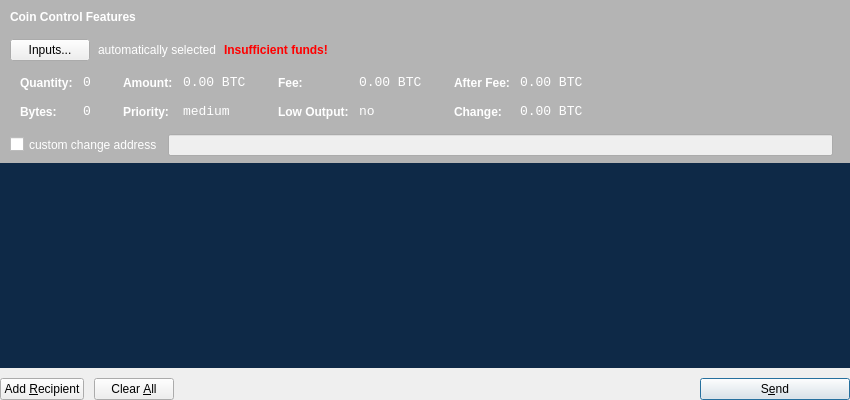
<?xml version="1.0" encoding="UTF-8"?>
<ui version="4.0">
 <class>SendCoinsDialog</class>
 <widget class="QDialog" name="SendCoinsDialog">
  <property name="geometry">
   <rect>
    <x>0</x>
    <y>0</y>
    <width>850</width>
    <height>400</height>
   </rect>
  </property>
  <property name="windowTitle">
   <string>Send Coins</string>
  </property>
  <layout class="QVBoxLayout" name="verticalLayout" stretch="0,1,0,0">
   <property name="spacing">
    <number>0</number>
   </property>
   <property name="leftMargin">
    <number>0</number>
   </property>
   <property name="topMargin">
    <number>0</number>
   </property>
   <property name="rightMargin">
    <number>0</number>
   </property>
   <property name="bottomMargin">
    <number>0</number>
   </property>
   <item>
    <widget class="QFrame" name="frameCoinControl">
     <property name="sizePolicy">
      <sizepolicy hsizetype="Expanding" vsizetype="Expanding">
       <horstretch>0</horstretch>
       <verstretch>0</verstretch>
      </sizepolicy>
     </property>
     <property name="maximumSize">
      <size>
       <width>16777215</width>
       <height>16777215</height>
      </size>
     </property>
     <property name="styleSheet">
      <string notr="true">QFrame#frameCoinControl{background-color:#3F000000;}</string>
     </property>
     <property name="frameShape">
      <enum>QFrame::NoFrame</enum>
     </property>
     <property name="frameShadow">
      <enum>QFrame::Plain</enum>
     </property>
     <layout class="QVBoxLayout" name="verticalLayoutCoinControl2">
      <property name="spacing">
       <number>6</number>
      </property>
      <property name="leftMargin">
       <number>0</number>
      </property>
      <property name="topMargin">
       <number>0</number>
      </property>
      <property name="rightMargin">
       <number>0</number>
      </property>
      <property name="bottomMargin">
       <number>6</number>
      </property>
      <item>
       <layout class="QVBoxLayout" name="verticalLayoutCoinControl" stretch="0,0,0,0,1">
        <property name="spacing">
         <number>0</number>
        </property>
        <property name="leftMargin">
         <number>10</number>
        </property>
        <property name="topMargin">
         <number>10</number>
        </property>
        <item>
         <layout class="QHBoxLayout" name="horizontalLayoutCoinControl1">
          <property name="bottomMargin">
           <number>15</number>
          </property>
          <item>
           <widget class="QLabel" name="labelCoinControlFeatures">
            <property name="sizePolicy">
             <sizepolicy hsizetype="Preferred" vsizetype="Maximum">
              <horstretch>0</horstretch>
              <verstretch>0</verstretch>
             </sizepolicy>
            </property>
            <property name="font">
             <font>
              <weight>75</weight>
              <bold>true</bold>
             </font>
            </property>
            <property name="styleSheet">
             <string notr="true">font-weight:bold; color:white;</string>
            </property>
            <property name="text">
             <string>Coin Control Features</string>
            </property>
           </widget>
          </item>
         </layout>
        </item>
        <item>
         <layout class="QHBoxLayout" name="horizontalLayoutCoinControl2" stretch="0,0,0,0">
          <property name="spacing">
           <number>8</number>
          </property>
          <property name="bottomMargin">
           <number>10</number>
          </property>
          <item>
           <widget class="QPushButton" name="pushButtonCoinControl">
            <property name="styleSheet">
             <string notr="true"/>
            </property>
            <property name="text">
             <string>Inputs...</string>
            </property>
           </widget>
          </item>
          <item>
           <widget class="QLabel" name="labelCoinControlAutomaticallySelected">
            <property name="styleSheet">
             <string notr="true">color:white;</string>
            </property>
            <property name="text">
             <string>automatically selected</string>
            </property>
            <property name="margin">
             <number>5</number>
            </property>
           </widget>
          </item>
          <item>
           <widget class="QLabel" name="labelCoinControlInsuffFunds">
            <property name="font">
             <font>
              <weight>75</weight>
              <bold>true</bold>
             </font>
            </property>
            <property name="styleSheet">
             <string notr="true">color:red;font-weight:bold;</string>
            </property>
            <property name="text">
             <string>Insufficient funds!</string>
            </property>
            <property name="margin">
             <number>5</number>
            </property>
           </widget>
          </item>
          <item>
           <spacer name="horizontalSpacerCoinControl">
            <property name="orientation">
             <enum>Qt::Horizontal</enum>
            </property>
            <property name="sizeHint" stdset="0">
             <size>
              <width>40</width>
              <height>1</height>
             </size>
            </property>
           </spacer>
          </item>
         </layout>
        </item>
        <item>
         <widget class="QWidget" name="widgetCoinControl" native="true">
          <property name="sizePolicy">
           <sizepolicy hsizetype="Preferred" vsizetype="Preferred">
            <horstretch>0</horstretch>
            <verstretch>0</verstretch>
           </sizepolicy>
          </property>
          <property name="minimumSize">
           <size>
            <width>0</width>
            <height>0</height>
           </size>
          </property>
          <property name="styleSheet">
           <string notr="true"/>
          </property>
          <layout class="QHBoxLayout" name="horizontalLayoutCoinControl5">
           <property name="leftMargin">
            <number>0</number>
           </property>
           <property name="topMargin">
            <number>0</number>
           </property>
           <property name="rightMargin">
            <number>0</number>
           </property>
           <property name="bottomMargin">
            <number>0</number>
           </property>
           <item>
            <layout class="QHBoxLayout" name="horizontalLayoutCoinControl3" stretch="0,0,0,1">
             <property name="spacing">
              <number>20</number>
             </property>
             <property name="topMargin">
              <number>0</number>
             </property>
             <property name="bottomMargin">
              <number>10</number>
             </property>
             <item>
              <layout class="QFormLayout" name="formLayoutCoinControl1">
               <property name="horizontalSpacing">
                <number>10</number>
               </property>
               <property name="verticalSpacing">
                <number>14</number>
               </property>
               <property name="leftMargin">
                <number>10</number>
               </property>
               <property name="topMargin">
                <number>4</number>
               </property>
               <property name="rightMargin">
                <number>6</number>
               </property>
               <item row="0" column="0">
                <widget class="QLabel" name="labelCoinControlQuantityText">
                 <property name="styleSheet">
                  <string notr="true">font-weight:bold;color:white;</string>
                 </property>
                 <property name="text">
                  <string>Quantity:</string>
                 </property>
                 <property name="margin">
                  <number>0</number>
                 </property>
                </widget>
               </item>
               <item row="0" column="1">
                <widget class="QLabel" name="labelCoinControlQuantity">
                 <property name="font">
                  <font>
                   <family>Monospace</family>
                   <pointsize>10</pointsize>
                  </font>
                 </property>
                 <property name="cursor">
                  <cursorShape>IBeamCursor</cursorShape>
                 </property>
                 <property name="contextMenuPolicy">
                  <enum>Qt::ActionsContextMenu</enum>
                 </property>
                 <property name="styleSheet">
                  <string notr="true">color:white;</string>
                 </property>
                 <property name="text">
                  <string notr="true">0</string>
                 </property>
                 <property name="margin">
                  <number>0</number>
                 </property>
                 <property name="textInteractionFlags">
                  <set>Qt::LinksAccessibleByMouse|Qt::TextSelectableByKeyboard|Qt::TextSelectableByMouse</set>
                 </property>
                </widget>
               </item>
               <item row="1" column="0">
                <widget class="QLabel" name="labelCoinControlBytesText">
                 <property name="styleSheet">
                  <string notr="true">font-weight:bold;color:white;</string>
                 </property>
                 <property name="text">
                  <string>Bytes:</string>
                 </property>
                </widget>
               </item>
               <item row="1" column="1">
                <widget class="QLabel" name="labelCoinControlBytes">
                 <property name="font">
                  <font>
                   <family>Monospace</family>
                   <pointsize>10</pointsize>
                  </font>
                 </property>
                 <property name="cursor">
                  <cursorShape>IBeamCursor</cursorShape>
                 </property>
                 <property name="contextMenuPolicy">
                  <enum>Qt::ActionsContextMenu</enum>
                 </property>
                 <property name="styleSheet">
                  <string notr="true">color:white;</string>
                 </property>
                 <property name="text">
                  <string notr="true">0</string>
                 </property>
                 <property name="textInteractionFlags">
                  <set>Qt::LinksAccessibleByMouse|Qt::TextSelectableByKeyboard|Qt::TextSelectableByMouse</set>
                 </property>
                </widget>
               </item>
              </layout>
             </item>
             <item>
              <layout class="QFormLayout" name="formLayoutCoinControl2">
               <property name="horizontalSpacing">
                <number>10</number>
               </property>
               <property name="verticalSpacing">
                <number>14</number>
               </property>
               <property name="leftMargin">
                <number>6</number>
               </property>
               <property name="topMargin">
                <number>4</number>
               </property>
               <property name="rightMargin">
                <number>6</number>
               </property>
               <item row="0" column="0">
                <widget class="QLabel" name="labelCoinControlAmountText">
                 <property name="styleSheet">
                  <string notr="true">font-weight:bold;color:white;</string>
                 </property>
                 <property name="text">
                  <string>Amount:</string>
                 </property>
                 <property name="margin">
                  <number>0</number>
                 </property>
                </widget>
               </item>
               <item row="0" column="1">
                <widget class="QLabel" name="labelCoinControlAmount">
                 <property name="font">
                  <font>
                   <family>Monospace</family>
                   <pointsize>10</pointsize>
                  </font>
                 </property>
                 <property name="cursor">
                  <cursorShape>IBeamCursor</cursorShape>
                 </property>
                 <property name="contextMenuPolicy">
                  <enum>Qt::ActionsContextMenu</enum>
                 </property>
                 <property name="styleSheet">
                  <string notr="true">color:white;</string>
                 </property>
                 <property name="text">
                  <string notr="true">0.00 BTC</string>
                 </property>
                 <property name="textInteractionFlags">
                  <set>Qt::LinksAccessibleByMouse|Qt::TextSelectableByKeyboard|Qt::TextSelectableByMouse</set>
                 </property>
                </widget>
               </item>
               <item row="1" column="0">
                <widget class="QLabel" name="labelCoinControlPriorityText">
                 <property name="styleSheet">
                  <string notr="true">font-weight:bold;color:white;</string>
                 </property>
                 <property name="text">
                  <string>Priority:</string>
                 </property>
                </widget>
               </item>
               <item row="1" column="1">
                <widget class="QLabel" name="labelCoinControlPriority">
                 <property name="font">
                  <font>
                   <family>Monospace</family>
                   <pointsize>10</pointsize>
                  </font>
                 </property>
                 <property name="cursor">
                  <cursorShape>IBeamCursor</cursorShape>
                 </property>
                 <property name="contextMenuPolicy">
                  <enum>Qt::ActionsContextMenu</enum>
                 </property>
                 <property name="styleSheet">
                  <string notr="true">color:white;</string>
                 </property>
                 <property name="text">
                  <string>medium</string>
                 </property>
                 <property name="textInteractionFlags">
                  <set>Qt::LinksAccessibleByMouse|Qt::TextSelectableByKeyboard|Qt::TextSelectableByMouse</set>
                 </property>
                </widget>
               </item>
              </layout>
             </item>
             <item>
              <layout class="QFormLayout" name="formLayoutCoinControl3">
               <property name="horizontalSpacing">
                <number>10</number>
               </property>
               <property name="verticalSpacing">
                <number>14</number>
               </property>
               <property name="leftMargin">
                <number>6</number>
               </property>
               <property name="topMargin">
                <number>4</number>
               </property>
               <property name="rightMargin">
                <number>6</number>
               </property>
               <item row="0" column="0">
                <widget class="QLabel" name="labelCoinControlFeeText">
                 <property name="styleSheet">
                  <string notr="true">font-weight:bold;color:white;</string>
                 </property>
                 <property name="text">
                  <string>Fee:</string>
                 </property>
                 <property name="margin">
                  <number>0</number>
                 </property>
                </widget>
               </item>
               <item row="0" column="1">
                <widget class="QLabel" name="labelCoinControlFee">
                 <property name="font">
                  <font>
                   <family>Monospace</family>
                   <pointsize>10</pointsize>
                  </font>
                 </property>
                 <property name="cursor">
                  <cursorShape>IBeamCursor</cursorShape>
                 </property>
                 <property name="contextMenuPolicy">
                  <enum>Qt::ActionsContextMenu</enum>
                 </property>
                 <property name="styleSheet">
                  <string notr="true">color:white;</string>
                 </property>
                 <property name="text">
                  <string notr="true">0.00 BTC</string>
                 </property>
                 <property name="textInteractionFlags">
                  <set>Qt::LinksAccessibleByMouse|Qt::TextSelectableByKeyboard|Qt::TextSelectableByMouse</set>
                 </property>
                </widget>
               </item>
               <item row="1" column="0">
                <widget class="QLabel" name="labelCoinControlLowOutputText">
                 <property name="styleSheet">
                  <string notr="true">font-weight:bold;color:white;</string>
                 </property>
                 <property name="text">
                  <string>Low Output:</string>
                 </property>
                </widget>
               </item>
               <item row="1" column="1">
                <widget class="QLabel" name="labelCoinControlLowOutput">
                 <property name="font">
                  <font>
                   <family>Monospace</family>
                   <pointsize>10</pointsize>
                  </font>
                 </property>
                 <property name="cursor">
                  <cursorShape>IBeamCursor</cursorShape>
                 </property>
                 <property name="contextMenuPolicy">
                  <enum>Qt::ActionsContextMenu</enum>
                 </property>
                 <property name="styleSheet">
                  <string notr="true">color:white;</string>
                 </property>
                 <property name="text">
                  <string>no</string>
                 </property>
                 <property name="textInteractionFlags">
                  <set>Qt::LinksAccessibleByMouse|Qt::TextSelectableByKeyboard|Qt::TextSelectableByMouse</set>
                 </property>
                </widget>
               </item>
              </layout>
             </item>
             <item>
              <layout class="QFormLayout" name="formLayoutCoinControl4">
               <property name="horizontalSpacing">
                <number>10</number>
               </property>
               <property name="verticalSpacing">
                <number>14</number>
               </property>
               <property name="leftMargin">
                <number>6</number>
               </property>
               <property name="topMargin">
                <number>4</number>
               </property>
               <property name="rightMargin">
                <number>6</number>
               </property>
               <item row="0" column="0">
                <widget class="QLabel" name="labelCoinControlAfterFeeText">
                 <property name="styleSheet">
                  <string notr="true">font-weight:bold;color:white;</string>
                 </property>
                 <property name="text">
                  <string>After Fee:</string>
                 </property>
                 <property name="margin">
                  <number>0</number>
                 </property>
                </widget>
               </item>
               <item row="0" column="1">
                <widget class="QLabel" name="labelCoinControlAfterFee">
                 <property name="font">
                  <font>
                   <family>Monospace</family>
                   <pointsize>10</pointsize>
                  </font>
                 </property>
                 <property name="cursor">
                  <cursorShape>IBeamCursor</cursorShape>
                 </property>
                 <property name="contextMenuPolicy">
                  <enum>Qt::ActionsContextMenu</enum>
                 </property>
                 <property name="styleSheet">
                  <string notr="true">color:white;</string>
                 </property>
                 <property name="text">
                  <string notr="true">0.00 BTC</string>
                 </property>
                 <property name="textInteractionFlags">
                  <set>Qt::LinksAccessibleByMouse|Qt::TextSelectableByKeyboard|Qt::TextSelectableByMouse</set>
                 </property>
                </widget>
               </item>
               <item row="1" column="0">
                <widget class="QLabel" name="labelCoinControlChangeText">
                 <property name="styleSheet">
                  <string notr="true">font-weight:bold;color:white;</string>
                 </property>
                 <property name="text">
                  <string>Change:</string>
                 </property>
                </widget>
               </item>
               <item row="1" column="1">
                <widget class="QLabel" name="labelCoinControlChange">
                 <property name="font">
                  <font>
                   <family>Monospace</family>
                   <pointsize>10</pointsize>
                  </font>
                 </property>
                 <property name="cursor">
                  <cursorShape>IBeamCursor</cursorShape>
                 </property>
                 <property name="contextMenuPolicy">
                  <enum>Qt::ActionsContextMenu</enum>
                 </property>
                 <property name="styleSheet">
                  <string notr="true">color:white;</string>
                 </property>
                 <property name="text">
                  <string notr="true">0.00 BTC</string>
                 </property>
                 <property name="textInteractionFlags">
                  <set>Qt::LinksAccessibleByMouse|Qt::TextSelectableByKeyboard|Qt::TextSelectableByMouse</set>
                 </property>
                </widget>
               </item>
              </layout>
             </item>
            </layout>
           </item>
          </layout>
         </widget>
        </item>
        <item>
         <layout class="QHBoxLayout" name="horizontalLayoutCoinControl4" stretch="0,0,0,0">
          <property name="spacing">
           <number>5</number>
          </property>
          <property name="sizeConstraint">
           <enum>QLayout::SetDefaultConstraint</enum>
          </property>
          <property name="topMargin">
           <number>5</number>
          </property>
          <property name="rightMargin">
           <number>5</number>
          </property>
          <item>
           <widget class="QCheckBox" name="checkBoxCoinControlChange">
            <property name="text">
             <string/>
            </property>
           </widget>
          </item>
          <item>
           <widget class="QLabel" name="label_2">
            <property name="styleSheet">
             <string notr="true">color:white;</string>
            </property>
            <property name="text">
             <string>custom change address  </string>
            </property>
           </widget>
          </item>
          <item>
           <widget class="QLineEdit" name="lineEditCoinControlChange">
            <property name="enabled">
             <bool>false</bool>
            </property>
            <property name="sizePolicy">
             <sizepolicy hsizetype="Expanding" vsizetype="Fixed">
              <horstretch>0</horstretch>
              <verstretch>0</verstretch>
             </sizepolicy>
            </property>
           </widget>
          </item>
          <item>
           <widget class="QLabel" name="labelCoinControlChangeLabel">
            <property name="sizePolicy">
             <sizepolicy hsizetype="Preferred" vsizetype="Expanding">
              <horstretch>0</horstretch>
              <verstretch>0</verstretch>
             </sizepolicy>
            </property>
            <property name="minimumSize">
             <size>
              <width>0</width>
              <height>0</height>
             </size>
            </property>
            <property name="text">
             <string/>
            </property>
            <property name="margin">
             <number>3</number>
            </property>
           </widget>
          </item>
         </layout>
        </item>
        <item>
         <spacer name="verticalSpacerCoinControl">
          <property name="orientation">
           <enum>Qt::Vertical</enum>
          </property>
          <property name="sizeHint" stdset="0">
           <size>
            <width>800</width>
            <height>1</height>
           </size>
          </property>
         </spacer>
        </item>
       </layout>
      </item>
     </layout>
    </widget>
   </item>
   <item>
    <widget class="QScrollArea" name="scrollArea">
     <property name="styleSheet">
      <string notr="true">QScrollArea#scrollArea{background-color: transparent;border:none;}</string>
     </property>
     <property name="frameShape">
      <enum>QFrame::NoFrame</enum>
     </property>
     <property name="frameShadow">
      <enum>QFrame::Plain</enum>
     </property>
     <property name="widgetResizable">
      <bool>true</bool>
     </property>
     <widget class="QWidget" name="scrollAreaWidgetContents">
      <property name="geometry">
       <rect>
        <x>0</x>
        <y>0</y>
        <width>850</width>
        <height>189</height>
       </rect>
      </property>
      <property name="styleSheet">
       <string notr="true">QWidget#scrollAreaWidgetContents{background-color:#0e2947;border:none;}</string>
      </property>
      <layout class="QVBoxLayout" name="verticalLayout_2">
       <property name="spacing">
        <number>6</number>
       </property>
       <property name="leftMargin">
        <number>0</number>
       </property>
       <property name="topMargin">
        <number>0</number>
       </property>
       <property name="rightMargin">
        <number>0</number>
       </property>
       <property name="bottomMargin">
        <number>0</number>
       </property>
       <item>
        <layout class="QVBoxLayout" name="entries">
         <property name="spacing">
          <number>0</number>
         </property>
        </layout>
       </item>
       <item>
        <spacer name="verticalSpacer">
         <property name="orientation">
          <enum>Qt::Vertical</enum>
         </property>
         <property name="sizeHint" stdset="0">
          <size>
           <width>20</width>
           <height>40</height>
          </size>
         </property>
        </spacer>
       </item>
      </layout>
     </widget>
    </widget>
   </item>
   <item>
    <spacer name="verticalSpacer_2">
     <property name="orientation">
      <enum>Qt::Vertical</enum>
     </property>
     <property name="sizeHint" stdset="0">
      <size>
       <width>20</width>
       <height>10</height>
      </size>
     </property>
    </spacer>
   </item>
   <item>
    <layout class="QHBoxLayout" name="horizontalLayout">
     <property name="spacing">
      <number>10</number>
     </property>
     <item>
      <widget class="QPushButton" name="addButton">
       <property name="toolTip">
        <string>Send to multiple recipients at once</string>
       </property>
       <property name="text">
        <string>Add &amp;Recipient</string>
       </property>
       <property name="icon">
        <iconset resource="../bitcoin.qrc">
         <normaloff>:/icons_V2/add</normaloff>:/icons_V2/add</iconset>
       </property>
       <property name="autoDefault">
        <bool>false</bool>
       </property>
      </widget>
     </item>
     <item>
      <widget class="QPushButton" name="clearButton">
       <property name="sizePolicy">
        <sizepolicy hsizetype="Minimum" vsizetype="Fixed">
         <horstretch>0</horstretch>
         <verstretch>0</verstretch>
        </sizepolicy>
       </property>
       <property name="toolTip">
        <string>Remove all transaction fields</string>
       </property>
       <property name="text">
        <string>Clear &amp;All</string>
       </property>
       <property name="icon">
        <iconset resource="../bitcoin.qrc">
         <normaloff>:/icons_V2/remove</normaloff>:/icons_V2/remove</iconset>
       </property>
       <property name="autoRepeatDelay">
        <number>300</number>
       </property>
       <property name="autoDefault">
        <bool>false</bool>
       </property>
      </widget>
     </item>
     <item>
      <layout class="QHBoxLayout" name="horizontalLayout_2">
       <property name="spacing">
        <number>10</number>
       </property>
      </layout>
     </item>
     <item>
      <spacer name="horizontalSpacer">
       <property name="orientation">
        <enum>Qt::Horizontal</enum>
       </property>
       <property name="sizeHint" stdset="0">
        <size>
         <width>40</width>
         <height>20</height>
        </size>
       </property>
      </spacer>
     </item>
     <item>
      <widget class="QPushButton" name="sendButton">
       <property name="minimumSize">
        <size>
         <width>150</width>
         <height>0</height>
        </size>
       </property>
       <property name="toolTip">
        <string>Confirm the send action</string>
       </property>
       <property name="text">
        <string>S&amp;end</string>
       </property>
       <property name="icon">
        <iconset resource="../bitcoin.qrc">
         <normaloff>:/icons_V2/send</normaloff>:/icons_V2/send</iconset>
       </property>
       <property name="default">
        <bool>true</bool>
       </property>
      </widget>
     </item>
    </layout>
   </item>
  </layout>
 </widget>
 <resources>
  <include location="../bitcoin.qrc"/>
 </resources>
 <connections/>
</ui>
